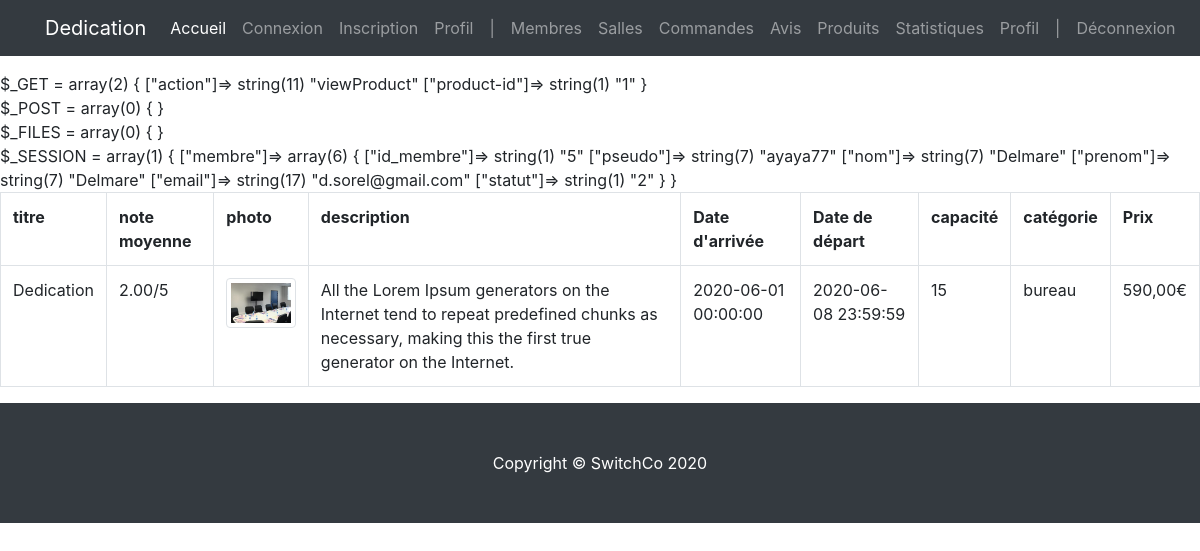
/index.php?action=viewProduct&product-id=1 (signed in), run on the app's committed database.
### tables this page shows
CREATE TABLE `produit` (
  `id_produit` int(3) NOT NULL,
  `id_salle` int(3) NOT NULL,
  `date_arrivee` datetime NOT NULL,
  `date_depart` datetime NOT NULL,
  `prix` int(3) NOT NULL,
  `etat` enum('libre','reservation') NOT NULL DEFAULT 'libre'
);

CREATE TABLE `salle` (
  `id_salle` int(3) NOT NULL,
  `titre` varchar(200) NOT NULL,
  `description` text NOT NULL,
  `photo` varchar(200) DEFAULT NULL,
  `pays` varchar(20) NOT NULL,
  `ville` varchar(20) NOT NULL,
  `adresse` varchar(50) NOT NULL,
  `cp` int(5) NOT NULL,
  `capacite` int(3) NOT NULL,
  `categorie` enum('reunion','bureau','formation') NOT NULL
);

### controller/controller.php (called while the page is built, shortened)
<?php
require('model/model.php');
function showProductDetails($product_id)
{
    $product = getProduct($product_id);
    require('view/front-office/productDetailsView.php');
}

### model/model.php (called while the page is built, shortened)
<?php
function dbConnect()
{
    $host_db = 'mysql:host=localhost;dbname=projet_switch';
    $login = 'root';
    $password = '';
    $options = array(
        PDO::ATTR_ERRMODE => PDO::ERRMODE_WARNING,
        PDO::MYSQL_ATTR_INIT_COMMAND => 'SET NAMES utf8'
    );
    return new PDO($host_db, $login, $password, $options);
}
function getProduct($product_id){
    $pdo = dbConnect();
    $get = $pdo->prepare('
        SELECT titre, (SELECT ROUND(AVG(avis.note), 2) FROM avis WHERE avis.id_salle = produit.id_salle) AS note, photo, description, date_arrivee, date_depart, capacite, categorie, prix
        FROM salle, produit
        WHERE produit.id_salle = salle.id_salle
        AND produit.id_produit = :productId
        '
    );
    $get->bindParam(":productId", $product_id, PDO::PARAM_INT);
    $get->execute();
    if ($get->rowCount() > 0){
        return $get->fetch(PDO::FETCH_ASSOC);
    }
}

### view/front-office/productDetailsView.php (the view, shortened to what this page needs)
<?php $title = 'Fiche produit'; ?>
<?php
if (!empty($product)) {
    $title = $product['titre'];
    $rating = $product['note'];
    $img = $product['photo'];
    $desc = $product['description'];
    $arrival = $product['date_arrivee'];
    $departure = $product['date_depart'];
    $capacity = $product['capacite'];
    $category = $product['categorie'];
    $price = $product['prix'];
}
?>
    <div class="table-responsive">
        <table class="table table-bordered">
            <tr>
                <th>titre</th>
                <th>note moyenne</th>
                <th>photo</th>
                <th>description</th>
                <th>Date d'arrivée</th>
                <th>Date de départ</th>
                <th>capacité</th>
                <th>catégorie</th>
                <th>Prix</th>
            </tr>
            <?php
            echo '<tr>';
            echo '<td>' . $title . '</td>';
            echo '<td>' . $rating . '/5</td>';
            echo '<td><img src="../../img/' . $img . '" class="img-thumbnail" width="140" alt="' . $desc . '"></td>';
            echo '<td>' . $desc . '</td>';
            echo '<td>' . $arrival . '</td>';
            echo '<td>' . $departure . '</td>';
            echo '<td>' . $capacity . '</td>';
            echo '<td>' . $category . '</td>';
            echo '<td>' . number_format($price, 2, ',', ' ') . '€</td>';
            echo '</tr>';
            ?>
        </table>
    </div>
<?php $content = ob_get_clean(); ?>
<?php require('view/template/template.php'); ?>

### view/template/template.php (shortened to what this page needs)
<?php
$backOfficeAdmin = '<li></li>';
?>
<?php
$logout = '<li></li>';
?>
<?php
if (user_is_admin()) {
    ?>
    <li class="nav-item">
        <a class="nav-link">|</a>
    </li>
    <li class="nav-item">
        <a class="nav-link" href="?action=listUsers">Membres</a>
    </li>
    <li class="nav-item">
        <a class="nav-link" href="?action=listRooms">Salles</a>
    </li>
    <li class="nav-item">
        <a class="nav-link" href="?action=listOrders">Commandes</a>
    </li>
    <li class="nav-item">
        <a class="nav-link" href="?action=listRatings">Avis</a>
    </li>
    <li class="nav-item">
        <a class="nav-link" href="?action=listProducts">Produits</a>
    </li>
    <li class="nav-item">
        <a class="nav-link" href="?action=listStats">Statistiques</a>
    </li>
    <li class="nav-item">
        <a class="nav-link" href="?action=listDetails">Profil</a>
    </li>
    <?php $backOfficeAdmin = ob_get_clean(); ?>
    <?php
}
?>
<?php
if (user_is_connected()) {
    ?>
    <li class="nav-item">
        <a class="nav-link">|</a>
    </li>
    <li class="nav-item">
        <a class="nav-link" href="?action=deconnexion">Déconnexion</a>
    </li>
    <?php $logout = ob_get_clean(); ?>
    <?php
}
?>
<!DOCTYPE html>
<html lang="fr">
<head>
    <link href="../../css/vendor/bootstrap/css/bootstrap.css" rel="stylesheet">
    <link href="../../css/shop-homepage.css" rel="stylesheet">
    <link href="https://cdnjs.cloudflare.com/ajax/libs/font-awesome/5.12.0/css/all.min.css" rel="stylesheet">
    <link rel="stylesheet" href="../../css/styles.css">
</head>
<header>
    <nav class="navbar navbar-expand-lg navbar-dark bg-dark fixed-top">
        <div class="container">
            <a class="navbar-brand" href=""><?= $title ?></a>
            <div class="collapse navbar-collapse" id="navbarResponsive">
                <ul class="navbar-nav ml-auto">
                    <li class="nav-item active">
                        <a class="nav-link" href="?action=listProductsIndex">Accueil</a>
                    </li>
                    <li class="nav-item">
                        <a class="nav-link" href="?action=login">Connexion</a>
                    </li>
                    <li class="nav-item">
                        <a class="nav-link" href="?action=signup">Inscription</a>
                    </li>
                    <li class="nav-item">
                        <a class="nav-link" href="?action=listDetails">Profil</a>
                    </li>
                    <?= $backOfficeAdmin ?>
                    <?= $logout ?>
                </ul>
            </div>
        </div>
    </nav>
</header>
<body>
<?php echo '$_GET = ';
var_dump($_GET);
echo '<br>';
echo '$_POST = ';
var_dump($_POST);
echo '<br>';
echo '$_FILES = ';
var_dump($_FILES);
echo '<br>';
echo '$_SESSION = ';
var_dump($_SESSION); ?>
<?= $content ?>
</body>
<footer class="py-5 bg-dark">
    <div class="container">
        <p class="m-0 text-center text-white">Copyright &copy; SwitchCo 2020</p>
    </div>
</footer>
</html>

### css/shop-homepage.css (style rules this page uses)
body { padding-top: 56px; }

### data on the page
produit: id_salle.titre "Dedication", id_salle.photo (picture), id_salle.description "All the Lorem Ipsum generators on the Internet tend to repeat predefined chunks as necessary, making this the first true generator on the Internet.", date_arrivee "2020-06-01 00:00:00", date_depart "2020-06-08 23:59:59", id_salle.capacite "15", id_salle.categorie "bureau", prix "590,00"

### other printed values
$rating "2.00"
